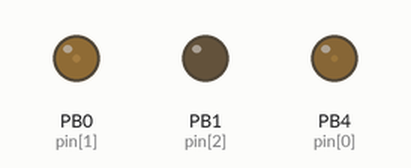
Bench run of a sketch on a simulated ATtiny85, built with avr-gcc and run on an emulated ATtiny85. Shown: output pins drawn as LEDs (lit = HIGH). Random numbers use the default seed unless the sketch sets one.

Above: at 0.15 s.
At 9.75 s:
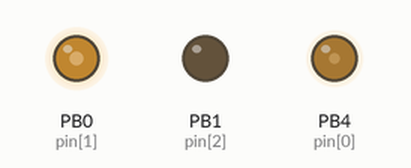
At 19.34 s:
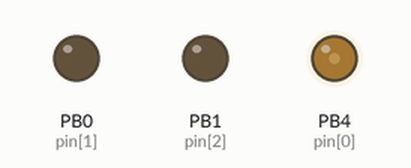
At 36.86 s:
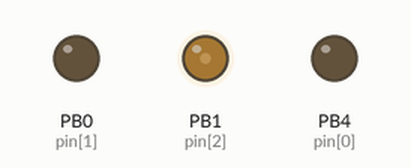
Timing chart, 0 to 39.2 s (numbered marks = the images above):
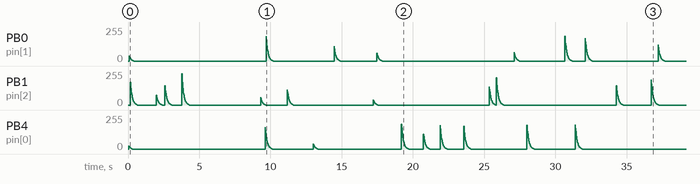

The sketch:

signal.ino
```cpp
// een sketch voor de ATtiny85, iets interessanter dan Blink

#define LOWER 20

int pin[3]   = { 4, 0, 1 };    // fysieke pinnen met pwm: 3, 5, 6
int level[3] = { 0, 0, 0 };
int count[3] = { 2, 4, 8 };

void setup() {
  for (int i = 0; i < 3; i++) {
    pinMode(pin[i], OUTPUT);
  }
}

void loop() {
  for (int i = 0; i < 3; i++) {
    int set = 0;
    if (count[i]-- == 0) {
      count[i] = random(5, 500);
      level[i] = random(level[i] < LOWER ? LOWER : level[i], 256);
      set = 1;
    } else if (level[i] > 0) {
      level[i] = (6 * level[i]) / 7;    // exponentionele uitdoving
      set = 1;
    }
    if (set) {
      analogWrite(pin[i], level[i]);
    }
  }
  delay(20);
}
```
